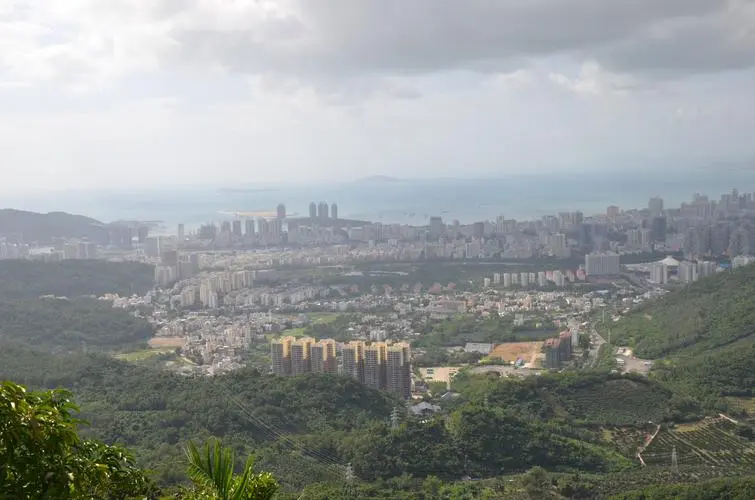
#> input picture city.jpg, 755 x 500 px
$ python canny.py --image city.jpg
#> lines starting #> are read from the running program, lines starting #| are printed output that depends on the picture; after the words box and inside, x2 and y2 are one past the last pixel; in counts of white or black regions, pixels touching at a corner belong together
import numpy as np
import argparse
import cv2

ap = argparse.ArgumentParser()
ap.add_argument("-i", "--image", required=True, help = "Path to the image")
args = vars(ap.parse_args())

image = cv2.imread(args["image"])
#> image is the input picture: shape (500, 755, 3); mean B, G, R 149.4, 150.9, 146.2
image = cv2.cvtColor(image, cv2.COLOR_BGR2GRAY)
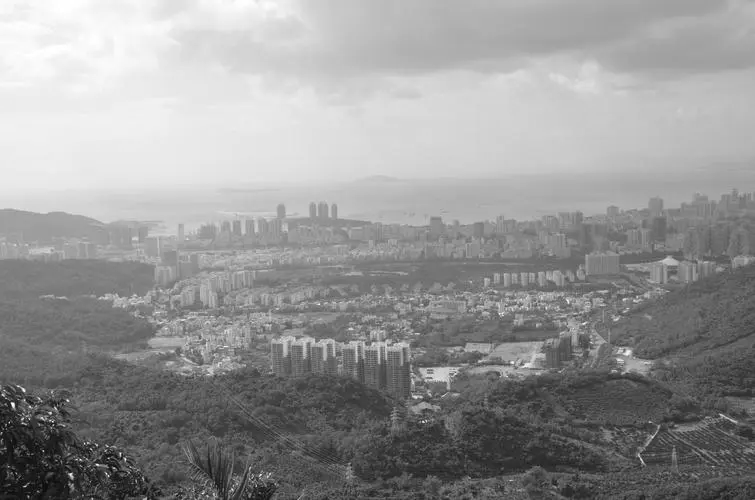
#> image: shape (500, 755); min 2, max 255, mean 149.4
blurred = cv2.GaussianBlur(image, (5,5), 0)
cv2.imshow("Blurred", image)

canny = cv2.Canny(image, 30, 150)
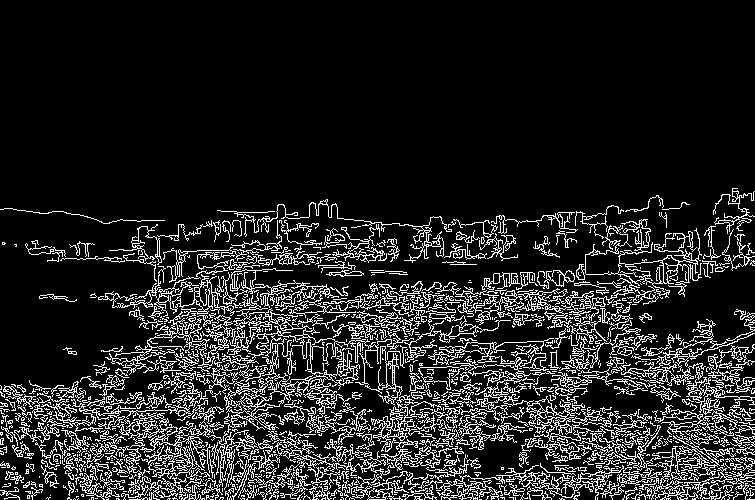
#> canny: shape (500, 755); 14% white in thin lines or dots, all inside (x1, y1, x2, y2) = (0, 188, 755, 500)
cv2.imshow("Canny", canny)
cv2.waitKey(0)
